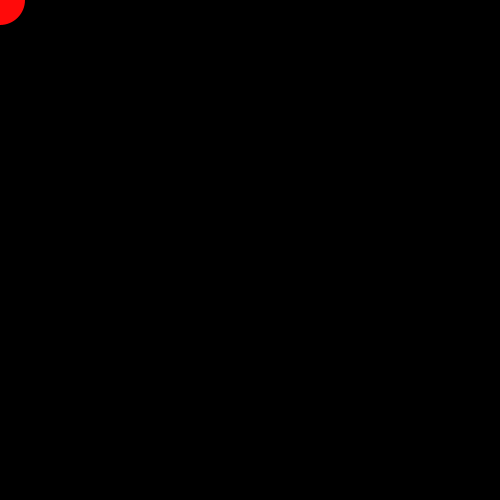
Frame 1 (no input)
Frame 60 (the mouse pressed at the canvas centre just before this capture): identical to frame 1, image omitted
Frame 120 (the mouse held since frame 60 and released just before this capture): identical to frame 1, image omitted

The Processing sketch that drew this single still picture (run headless with seeded random() and noise(); from frame 60 on, the mouse is pressed at the canvas centre):

// Processing sketch: sketch_7_2
// ── sketch_7_2.pde
PVector v1;
float angle1 = 0.01;

void setup() {
  size(500, 500);
  v1 = new PVector(100,100);
  frameRate(60);
  noStroke();
}

void draw(){
  background(0);
  //translate(###, ###);
  fill(255,10,10);
  circle(0,0,50);
  fill(0, 200, 100);
  //circle(####, ####, 20);
  //v1.rotate(######);
}
